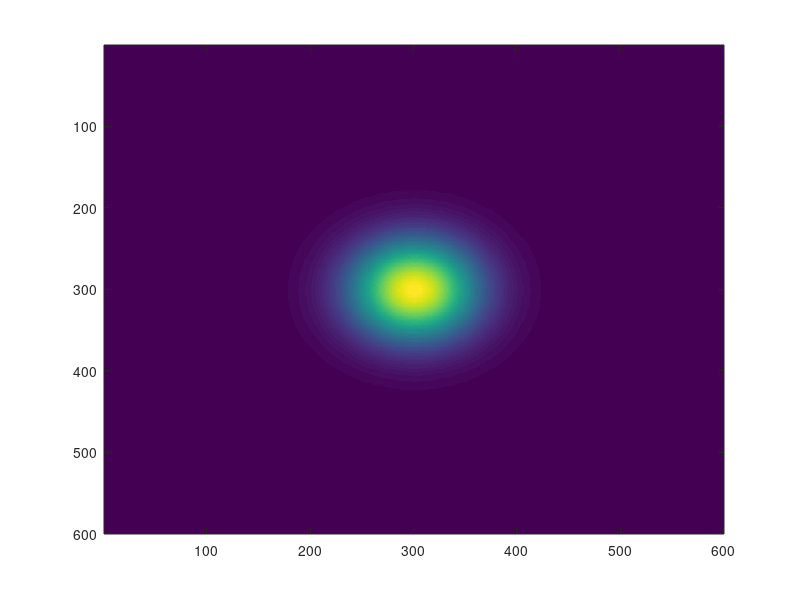

The MATLAB source for this figure: (Note: this script raises an error after producing the figure.)
clc
close all
clear
%Simulating proagation of a gaussian beam through phase screen and SLM
% al values in SI. Initially fraunhauffer diff will be assumed
N = 600;%600by600 res
L = 5e-3;% 5 mm length of side
d     = L/N; % Source plane spacing
wv   = 627e-9;% solid state laser wavelength 
k     = 2*pi/wv;
Dz    = 0.1; % propagation distance
wst0  = .5e-3;% beam waist



Zr    = pi*wst0^2/(wv);% rayleigh length
wstz  = wst0*sqrt(1+(Dz/Zr)^2);
Rz    = Dz*(1+(Zr/Dz)^2);
phi   = atan(Dz/Zr);

[x1,y1]  = meshgrid((-N/2:N/2-1)*d);%imp for proper centering of coords

Psibeam = wstz/wst0*exp(-(x1.^2 + y1.^2)/wstz^2).*exp(-1i*k*(x1.^2 + y1.^2)/(2*Rz))*exp(i*(phi+Dz));
figure

image(abs(Psibeam),'CDataMapping','scaled')% object plane

[Uout,x2,y2] = fresnel_prop(Psibeam,wv,d,Dz);
figure;
Inte = abs(Uout);% intensity
image(Inte,'CDataMapping','scaled')% image plane

%multiplying with phase screen
[z] = roughness2(N,N);
Uout = Uout.*exp(1i*k*(z));
figure;
Inte = abs(Uout);% intensity
image(Inte,'CDataMapping','scaled')% image plane

%
% %again propagating the beam same distance
% Dz2 = 10;
% [Uout,x2,y2] = fraunhofer_prop(Uout,wv,d,Dz2);
% figure;
% Inte = abs(Uout);% intensity
% image(Inte,'CDataMapping','scaled')% image plane

%multiplying with SLM and propagating
[Inte] = OAM_GEN(Uout,d,L,10);


%doing autocorrelation


